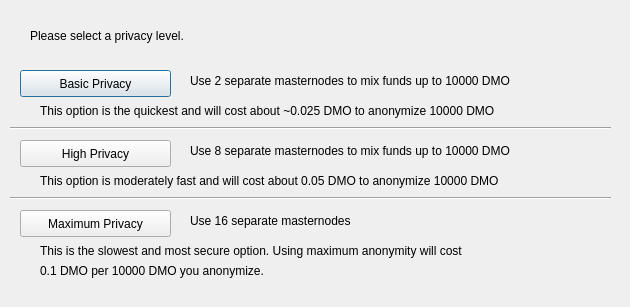
<?xml version="1.0" encoding="UTF-8"?>
<ui version="4.0">
 <class>ObfuscationConfig</class>
 <widget class="QDialog" name="ObfuscationConfig">
  <property name="geometry">
   <rect>
    <x>0</x>
    <y>0</y>
    <width>630</width>
    <height>307</height>
   </rect>
  </property>
  <property name="windowTitle">
   <string>Configure Obfuscation</string>
  </property>
  <widget class="QPushButton" name="buttonBasic">
   <property name="geometry">
    <rect>
     <x>20</x>
     <y>70</y>
     <width>151</width>
     <height>27</height>
    </rect>
   </property>
   <property name="text">
    <string>Basic Privacy</string>
   </property>
  </widget>
  <widget class="QPushButton" name="buttonHigh">
   <property name="geometry">
    <rect>
     <x>20</x>
     <y>140</y>
     <width>151</width>
     <height>27</height>
    </rect>
   </property>
   <property name="text">
    <string>High Privacy</string>
   </property>
  </widget>
  <widget class="QPushButton" name="buttonMax">
   <property name="geometry">
    <rect>
     <x>20</x>
     <y>210</y>
     <width>151</width>
     <height>27</height>
    </rect>
   </property>
   <property name="text">
    <string>Maximum Privacy</string>
   </property>
  </widget>
  <widget class="QLabel" name="label">
   <property name="geometry">
    <rect>
     <x>30</x>
     <y>20</y>
     <width>571</width>
     <height>31</height>
    </rect>
   </property>
   <property name="text">
    <string>Please select a privacy level.</string>
   </property>
  </widget>
  <widget class="QLabel" name="label_2">
   <property name="geometry">
    <rect>
     <x>190</x>
     <y>70</y>
     <width>421</width>
     <height>21</height>
    </rect>
   </property>
   <property name="text">
    <string>Use 2 separate masternodes to mix funds up to 10000 DMO</string>
   </property>
  </widget>
  <widget class="QLabel" name="label_3">
   <property name="geometry">
    <rect>
     <x>190</x>
     <y>140</y>
     <width>411</width>
     <height>21</height>
    </rect>
   </property>
   <property name="text">
    <string>Use 8 separate masternodes to mix funds up to 10000 DMO</string>
   </property>
  </widget>
  <widget class="QLabel" name="label_4">
   <property name="geometry">
    <rect>
     <x>190</x>
     <y>210</y>
     <width>421</width>
     <height>21</height>
    </rect>
   </property>
   <property name="text">
    <string>Use 16 separate masternodes</string>
   </property>
  </widget>
  <widget class="QLabel" name="label_6">
   <property name="geometry">
    <rect>
     <x>40</x>
     <y>100</y>
     <width>561</width>
     <height>21</height>
    </rect>
   </property>
   <property name="text">
    <string>This option is the quickest and will cost about ~0.025 DMO to anonymize 10000 DMO</string>
   </property>
  </widget>
  <widget class="QLabel" name="label_7">
   <property name="geometry">
    <rect>
     <x>40</x>
     <y>170</y>
     <width>561</width>
     <height>21</height>
    </rect>
   </property>
   <property name="text">
    <string>This option is moderately fast and will cost about 0.05 DMO to anonymize 10000 DMO</string>
   </property>
  </widget>
  <widget class="QLabel" name="label_8">
   <property name="geometry">
    <rect>
     <x>40</x>
     <y>240</y>
     <width>561</width>
     <height>21</height>
    </rect>
   </property>
   <property name="text">
    <string>This is the slowest and most secure option. Using maximum anonymity will cost</string>
   </property>
  </widget>
  <widget class="QLabel" name="label_9">
   <property name="geometry">
    <rect>
     <x>40</x>
     <y>260</y>
     <width>561</width>
     <height>21</height>
    </rect>
   </property>
   <property name="text">
    <string>0.1 DMO per 10000 DMO you anonymize.</string>
   </property>
  </widget>
  <widget class="Line" name="line">
   <property name="geometry">
    <rect>
     <x>10</x>
     <y>120</y>
     <width>601</width>
     <height>16</height>
    </rect>
   </property>
   <property name="orientation">
    <enum>Qt::Horizontal</enum>
   </property>
  </widget>
  <widget class="Line" name="line_2">
   <property name="geometry">
    <rect>
     <x>10</x>
     <y>190</y>
     <width>601</width>
     <height>16</height>
    </rect>
   </property>
   <property name="orientation">
    <enum>Qt::Horizontal</enum>
   </property>
  </widget>
 </widget>
 <resources/>
 <connections/>
</ui>
